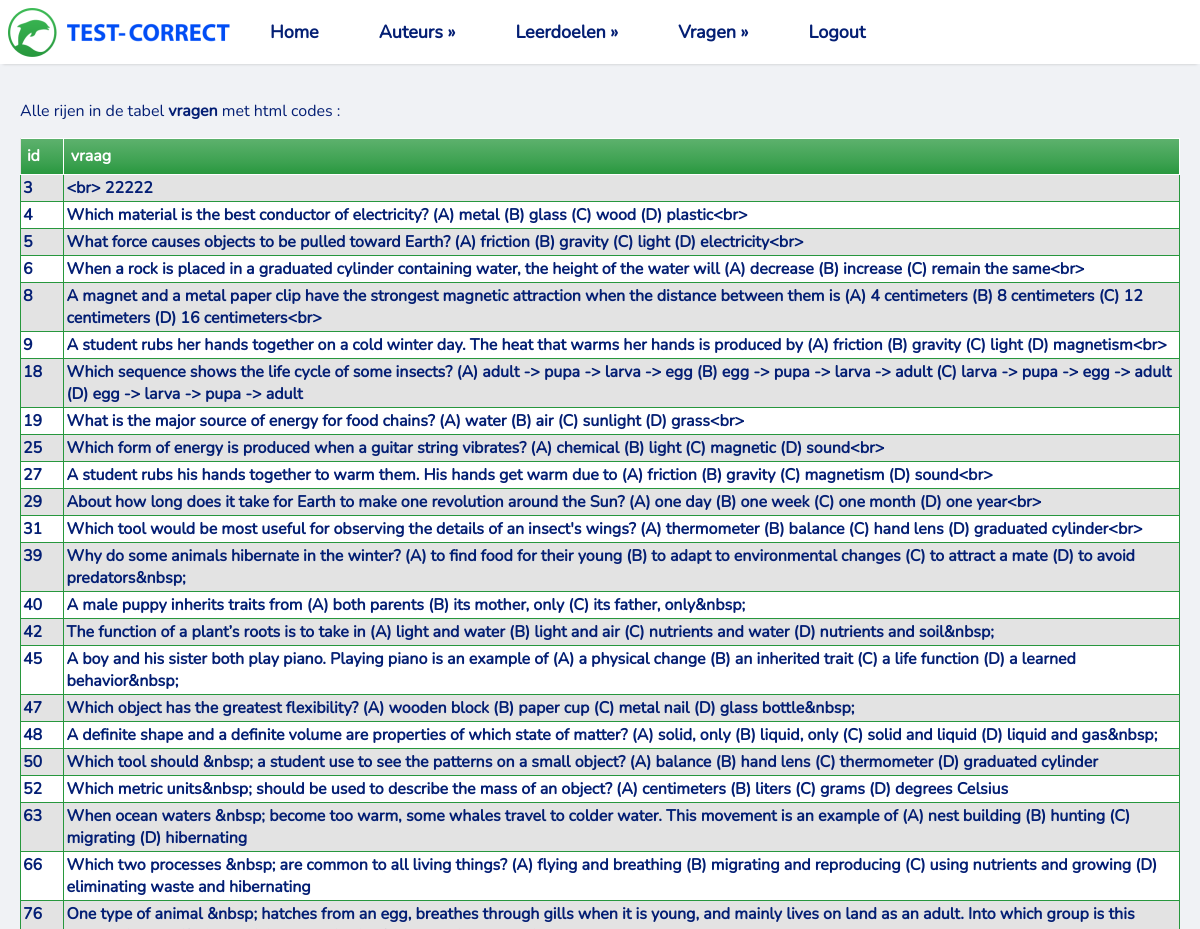
The app's page /allHTML_error (upper part), older data.
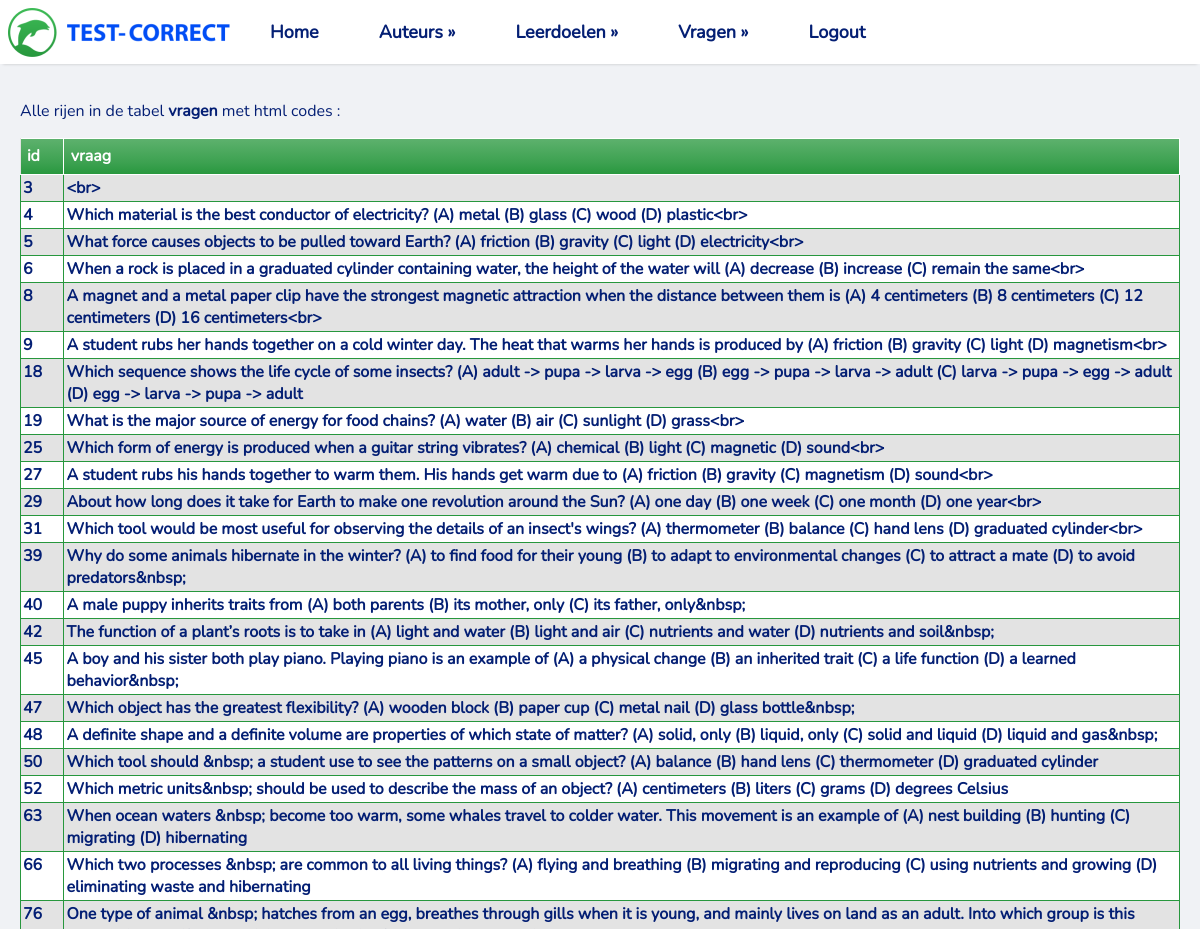
The same page, newer data.
### tables this page shows
CREATE TABLE `vragen` (
  `id` integer NOT NULL
,  `leerdoel` integer DEFAULT NULL
,  `vraag` text NOT NULL
,  `auteur` integer DEFAULT NULL
);

### app.py (the view)
@app.route("/allHTML_error")
def get_allhtml_error():
    tables = dbm.get_table_list()
    rows, column_names = dbm.get_allhtmlcodes()
    return render_template("ALLHTML_errors.html", rows=rows, columns=column_names, table_list=tables)

### lib/tablemodel.py (called while the page is built)
    def get_table_list(self):
        cursor = sqlite3.connect(self.database_file).cursor()
        cursor.execute("SELECT name FROM sqlite_master WHERE type='table'")
        tables = [table[0] for table in cursor.fetchall()]
        return tables

    def get_allhtmlcodes(self):
        cursor = sqlite3.connect(self.database_file).cursor()
        cursor.execute("SELECT id,vraag FROM vragen WHERE vraag LIKE '%&%' "
                       "OR vraag LIKE '%<%' OR vraag LIKE '%>%' OR vraag LIKE '%nbsp%';")
        allhtml_error_header = [column_name[0] for column_name in cursor.description]
        all_error_content = cursor.fetchall()
        return all_error_content, allhtml_error_header

### templates/ALLHTML_errors.html (shortened to what this page needs)
<!DOCTYPE html>
<html lang="en">
<head>
    <link rel="stylesheet" href="/static/basic.css" type="text/css">
</head>
<body>
{% include "/Navbar.html" %}
<main>
    <p>Alle rijen in de tabel <b>vragen</b> met html codes :</p>
<div>
    <table>
        <thead>
        <tr>
            {% for column in columns %}
            <th>{{ column }}</th>
            {% endfor %}
        </tr>
        </thead>
        <tbody>
        {% for row in rows %}
        <tr class="active-row">
            {% for field in row %}
            <td>{{ field }}</td>
            {% endfor %}
        </tr>
        {% endfor %}
        </tbody>
    </table>
</div>
</main>
</body>
</html>

Row changes from the older to the newer data that the page shows:
changed vragen (number 1 of 23 on the later page): vraag "<br> 22222" → "<br>"
